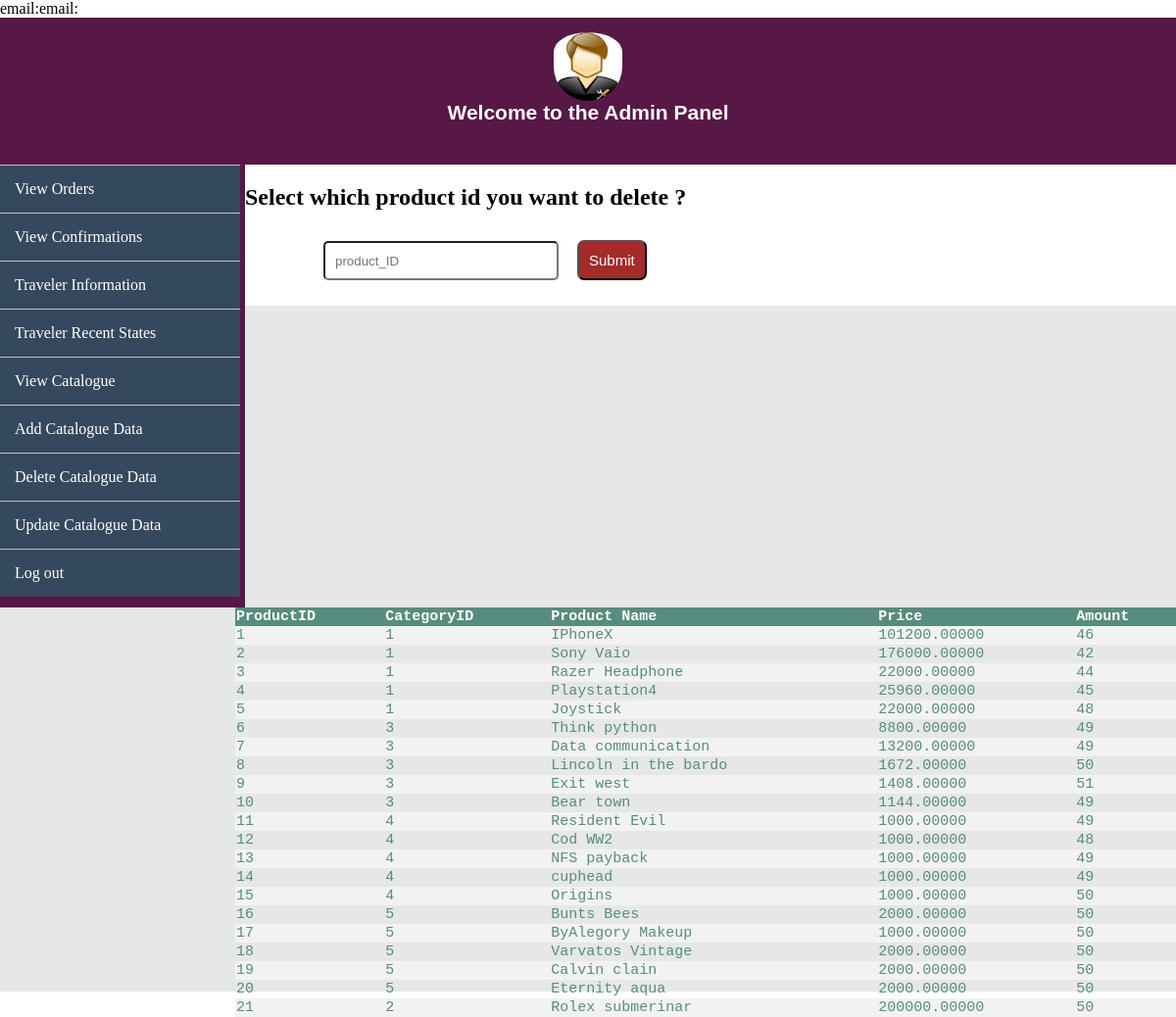
The app's page /anao2/delCat.php with its own data.
### tables this page shows
CREATE TABLE `products` (
  `product_id` int(11) NOT NULL,
  `cat_id` int(11) DEFAULT NULL,
  `product_name` varchar(20) DEFAULT NULL,
  `amount` int(11) DEFAULT NULL,
  `price` decimal(12,5) DEFAULT NULL,
  `description` text,
  `pic` varchar(20) DEFAULT NULL
);

### anao2/delCat.php (the view)
<?php
include("admin.php");
?>
<form  action='delete.php' method='post' >
<h2>Select which product id you want to delete ?</h2>
<input type='text' name='prod_id' id='name' class='txtfield3' placeholder='product_ID' tabindex='1' autocomplete='off'>
<input type='submit' name='submit' id='submitlogin' class='btn' tabindex='5'>
</form>
<div id='data'>
<table>
 <tr>
  <th>ProductID</th>
  <th>CategoryID</th>
  <th>Product Name</th>
  <th>Price</th>
  <th>Amount</th>
 </tr>
<?php
	$sql = "SELECT * FROM products";
   	$result=mysqli_query($conn,$sql);
	while($row=mysqli_fetch_assoc($result)){
		echo "<tr><td>" . $row['product_id']. "</td><td>" . $row["cat_id"] . "</td><td>". $row["product_name"] . "</td><td>". $row["price"] . "</td><td>". $row["amount"]."</td></tr>";
	}
	echo "</table>";
?>
	</div>
	</body>
</html>

### anao2/css/admin.css (style rules this page uses)
body { margin:0px; border:0px; }
#data { height:700px; background:#E5E7E9; }
table { border-collapse: collapse; width: 80%; color: #588c7e; font-family: monospace; font-size: 15px; text-align: left; float:right; }
th { background-color: #588c7e; color: white; }
tr:nth-child(even) { background-color: #f2f2f2; }
.btn { padding:10px; border-radius:7px; background-color:brown; color:#fff; font-size:15px; margin:10px 0px 0px 15px; }
.txtfield3 { border-radius:5px; height:40px; width:20%; padding:10px; margin-bottom:10px; margin-left:80px; float:bottom; }

### records on screen
products: product_id "1", cat "1", product_name "IPhoneX", price "101200.00000", amount "46"
products: product_id "2", cat "1", product_name "Sony Vaio", price "176000.00000", amount "42"
products: product_id "3", cat "1", product_name "Razer Headphone", price "22000.00000", amount "44"
products: product_id "4", cat "1", product_name "Playstation4", price "25960.00000", amount "45"
products: product_id "5", cat "1", product_name "Joystick", price "22000.00000", amount "48"
products: product_id "6", cat "3", product_name "Think python", price "8800.00000", amount "49"
products: product_id "7", cat "3", product_name "Data communication", price "13200.00000", amount "49"
products: product_id "8", cat "3", product_name "Lincoln in the bardo", price "1672.00000", amount "50"
products: product_id "9", cat "3", product_name "Exit west", price "1408.00000", amount "51"
products: product_id "10", cat "3", product_name "Bear town", price "1144.00000", amount "49"
products: product_id "11", cat "4", product_name "Resident Evil", price "1000.00000", amount "49"
products: product_id "12", cat "4", product_name "Cod WW2", price "1000.00000", amount "48"
products: product_id "13", cat "4", product_name "NFS payback", price "1000.00000", amount "49"
products: product_id "14", cat "4", product_name "cuphead", price "1000.00000", amount "49"
products: product_id "15", cat "4", product_name "Origins", price "1000.00000", amount "50"
products: product_id "16", cat "5", product_name "Bunts Bees", price "2000.00000", amount "50"
products: product_id "17", cat "5", product_name "ByAlegory Makeup", price "1000.00000", amount "50"
products: product_id "18", cat "5", product_name "Varvatos Vintage", price "2000.00000", amount "50"
products: product_id "19", cat "5", product_name "Calvin clain", price "2000.00000", amount "50"
products: product_id "20", cat "5", product_name "Eternity aqua", price "2000.00000", amount "50"
products: product_id "21", cat "2", product_name "Rolex submerinar", price "200000.00000", amount "50"
